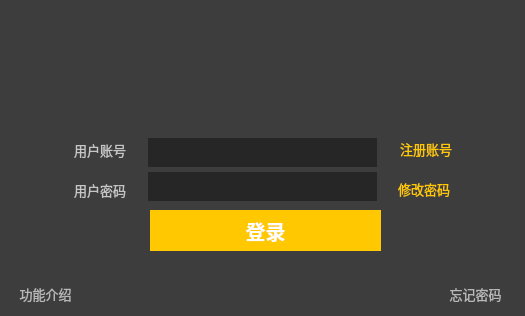
<?xml version="1.0" encoding="UTF-8"?>
<ui version="4.0">
 <class>widget</class>
 <widget class="QWidget" name="widget">
  <property name="windowModality">
   <enum>Qt::NonModal</enum>
  </property>
  <property name="geometry">
   <rect>
    <x>0</x>
    <y>0</y>
    <width>525</width>
    <height>316</height>
   </rect>
  </property>
  <property name="minimumSize">
   <size>
    <width>525</width>
    <height>316</height>
   </size>
  </property>
  <property name="maximumSize">
   <size>
    <width>525</width>
    <height>316</height>
   </size>
  </property>
  <property name="font">
   <font>
    <family>黑体</family>
    <pointsize>10</pointsize>
   </font>
  </property>
  <property name="mouseTracking">
   <bool>false</bool>
  </property>
  <property name="windowTitle">
   <string>登录</string>
  </property>
  <property name="styleSheet">
   <string notr="true">background-color: rgb(61, 61, 61);
border:1px solid;
border-color: rgb(61, 61, 61);</string>
  </property>
  <widget class="QPushButton" name="loginButton">
   <property name="geometry">
    <rect>
     <x>150</x>
     <y>210</y>
     <width>231</width>
     <height>41</height>
    </rect>
   </property>
   <property name="font">
    <font>
     <pointsize>15</pointsize>
     <weight>75</weight>
     <bold>true</bold>
    </font>
   </property>
   <property name="styleSheet">
    <string notr="true">*{
	color: rgb(255, 255, 255);
	border: rgb(65, 173, 255);
	background-color: rgb(255, 200, 1);
}</string>
   </property>
   <property name="text">
    <string>登录</string>
   </property>
  </widget>
  <widget class="QLabel" name="label">
   <property name="geometry">
    <rect>
     <x>70</x>
     <y>140</y>
     <width>79</width>
     <height>19</height>
    </rect>
   </property>
   <property name="font">
    <font>
     <pointsize>10</pointsize>
    </font>
   </property>
   <property name="styleSheet">
    <string notr="true">color:rgb(198, 198, 198);</string>
   </property>
   <property name="text">
    <string>&amp;用户账号</string>
   </property>
   <property name="buddy">
    <cstring>lineEdit</cstring>
   </property>
  </widget>
  <widget class="QLabel" name="label_2">
   <property name="geometry">
    <rect>
     <x>70</x>
     <y>180</y>
     <width>79</width>
     <height>19</height>
    </rect>
   </property>
   <property name="font">
    <font>
     <pointsize>10</pointsize>
    </font>
   </property>
   <property name="styleSheet">
    <string notr="true">color:rgb(198, 198, 198);</string>
   </property>
   <property name="text">
    <string>&amp;用户密码</string>
   </property>
   <property name="buddy">
    <cstring>lineEdit_2</cstring>
   </property>
  </widget>
  <widget class="QPushButton" name="registerButton">
   <property name="geometry">
    <rect>
     <x>392</x>
     <y>140</y>
     <width>68</width>
     <height>17</height>
    </rect>
   </property>
   <property name="font">
    <font>
     <pointsize>10</pointsize>
    </font>
   </property>
   <property name="styleSheet">
    <string notr="true">color: rgb(255, 200, 1);
border: rgb(61, 61, 61);</string>
   </property>
   <property name="text">
    <string>注册账号</string>
   </property>
  </widget>
  <widget class="QPushButton" name="findBackButton">
   <property name="geometry">
    <rect>
     <x>390</x>
     <y>180</y>
     <width>68</width>
     <height>17</height>
    </rect>
   </property>
   <property name="font">
    <font>
     <pointsize>10</pointsize>
    </font>
   </property>
   <property name="styleSheet">
    <string notr="true">color: rgb(255, 200, 1);
border: rgb(61, 61, 61);</string>
   </property>
   <property name="text">
    <string>修改密码</string>
   </property>
  </widget>
  <widget class="QLabel" name="label_3">
   <property name="geometry">
    <rect>
     <x>150</x>
     <y>40</y>
     <width>221</width>
     <height>71</height>
    </rect>
   </property>
   <property name="styleSheet">
    <string notr="true">
image: url(:/new/prefix1/source/picture/背景灰.png);</string>
   </property>
   <property name="text">
    <string/>
   </property>
  </widget>
  <widget class="QPushButton" name="pushButton_4">
   <property name="geometry">
    <rect>
     <x>10</x>
     <y>280</y>
     <width>71</width>
     <height>28</height>
    </rect>
   </property>
   <property name="font">
    <font>
     <pointsize>10</pointsize>
    </font>
   </property>
   <property name="styleSheet">
    <string notr="true">
color: rgb(184, 184, 184);

border: rgb(61, 61, 61);</string>
   </property>
   <property name="text">
    <string>功能介绍</string>
   </property>
  </widget>
  <widget class="QLineEdit" name="lineEdit">
   <property name="geometry">
    <rect>
     <x>147</x>
     <y>137</y>
     <width>231</width>
     <height>31</height>
    </rect>
   </property>
   <property name="styleSheet">
    <string notr="true">border:1px solid;
border-color: rgb(61, 61, 61);
background-color: rgb(38, 38, 38);
color: rgb(240, 240, 240)</string>
   </property>
  </widget>
  <widget class="QLineEdit" name="lineEdit_2">
   <property name="geometry">
    <rect>
     <x>147</x>
     <y>171</y>
     <width>231</width>
     <height>31</height>
    </rect>
   </property>
   <property name="styleSheet">
    <string notr="true">border:1px solid;
border-color: rgb(61, 61, 61);
background-color: rgb(38, 38, 38);
rgb: rgb(240, 240, 240)</string>
   </property>
  </widget>
  <widget class="QPushButton" name="pushButton_5">
   <property name="geometry">
    <rect>
     <x>440</x>
     <y>280</y>
     <width>71</width>
     <height>28</height>
    </rect>
   </property>
   <property name="font">
    <font>
     <pointsize>10</pointsize>
    </font>
   </property>
   <property name="styleSheet">
    <string notr="true">
color: rgb(184, 184, 184);

border: rgb(61, 61, 61);</string>
   </property>
   <property name="text">
    <string>忘记密码</string>
   </property>
  </widget>
 </widget>
 <tabstops>
  <tabstop>lineEdit</tabstop>
  <tabstop>lineEdit_2</tabstop>
  <tabstop>loginButton</tabstop>
  <tabstop>registerButton</tabstop>
  <tabstop>findBackButton</tabstop>
  <tabstop>pushButton_4</tabstop>
 </tabstops>
 <resources>
  <include location="../source.qrc"/>
 </resources>
 <connections/>
</ui>
